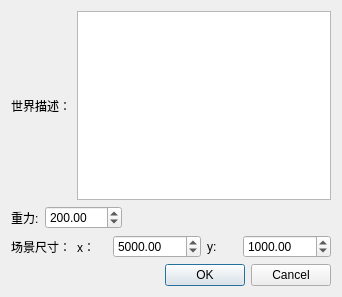
<?xml version="1.0" encoding="UTF-8"?>
<ui version="4.0">
 <class>WorldDescriptionDialog</class>
 <widget class="QDialog" name="WorldDescriptionDialog">
  <property name="geometry">
   <rect>
    <x>0</x>
    <y>0</y>
    <width>342</width>
    <height>297</height>
   </rect>
  </property>
  <property name="windowTitle">
   <string>Dialog</string>
  </property>
  <layout class="QVBoxLayout" name="verticalLayout">
   <item>
    <layout class="QHBoxLayout" name="horizontalLayout">
     <item>
      <widget class="QLabel" name="titleLable">
       <property name="text">
        <string>世界描述：</string>
       </property>
      </widget>
     </item>
     <item>
      <widget class="QTextEdit" name="descriptionTextEdit"/>
     </item>
    </layout>
   </item>
   <item>
    <layout class="QHBoxLayout" name="horizontalLayout_2">
     <item>
      <widget class="QLabel" name="GLabel">
       <property name="text">
        <string>重力:</string>
       </property>
      </widget>
     </item>
     <item>
      <widget class="QDoubleSpinBox" name="GDoubleSpinBox">
       <property name="maximum">
        <double>10000.000000000000000</double>
       </property>
       <property name="value">
        <double>200.000000000000000</double>
       </property>
      </widget>
     </item>
     <item>
      <spacer name="horizontalSpacer">
       <property name="orientation">
        <enum>Qt::Horizontal</enum>
       </property>
       <property name="sizeHint" stdset="0">
        <size>
         <width>40</width>
         <height>20</height>
        </size>
       </property>
      </spacer>
     </item>
    </layout>
   </item>
   <item>
    <layout class="QHBoxLayout" name="horizontalLayout_3">
     <item>
      <widget class="QLabel" name="sceneSizeLabel">
       <property name="text">
        <string>场景尺寸：</string>
       </property>
      </widget>
     </item>
     <item>
      <widget class="QLabel" name="xLabel">
       <property name="text">
        <string>x：</string>
       </property>
      </widget>
     </item>
     <item>
      <widget class="QDoubleSpinBox" name="doubleSpinBox">
       <property name="minimum">
        <double>-99990000.000000000000000</double>
       </property>
       <property name="maximum">
        <double>99990000.000000000000000</double>
       </property>
       <property name="value">
        <double>5000.000000000000000</double>
       </property>
      </widget>
     </item>
     <item>
      <widget class="QLabel" name="yLable">
       <property name="text">
        <string>y:</string>
       </property>
      </widget>
     </item>
     <item>
      <widget class="QDoubleSpinBox" name="doubleSpinBox_2">
       <property name="minimum">
        <double>-99990000.000000000000000</double>
       </property>
       <property name="maximum">
        <double>99990000.000000000000000</double>
       </property>
       <property name="value">
        <double>1000.000000000000000</double>
       </property>
      </widget>
     </item>
    </layout>
   </item>
   <item>
    <widget class="QDialogButtonBox" name="buttonBox">
     <property name="orientation">
      <enum>Qt::Horizontal</enum>
     </property>
     <property name="standardButtons">
      <set>QDialogButtonBox::Cancel|QDialogButtonBox::Ok</set>
     </property>
    </widget>
   </item>
  </layout>
 </widget>
 <resources/>
 <connections>
  <connection>
   <sender>buttonBox</sender>
   <signal>accepted()</signal>
   <receiver>WorldDescriptionDialog</receiver>
   <slot>accept()</slot>
   <hints>
    <hint type="sourcelabel">
     <x>248</x>
     <y>254</y>
    </hint>
    <hint type="destinationlabel">
     <x>157</x>
     <y>274</y>
    </hint>
   </hints>
  </connection>
  <connection>
   <sender>buttonBox</sender>
   <signal>rejected()</signal>
   <receiver>WorldDescriptionDialog</receiver>
   <slot>reject()</slot>
   <hints>
    <hint type="sourcelabel">
     <x>316</x>
     <y>260</y>
    </hint>
    <hint type="destinationlabel">
     <x>286</x>
     <y>274</y>
    </hint>
   </hints>
  </connection>
 </connections>
</ui>
